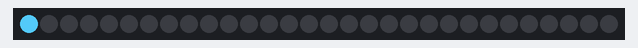
A sketch run on a simulated Arduino Uno, built with avr-gcc and run on an emulated ATmega328P. Shown: 30 RGB LEDs in strip order, left to right. Random numbers use the default seed unless the sketch sets one; what the sketch prints to the serial monitor is not drawn.

Above: at 0.1 s.
At 2.1 s:
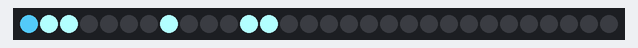
At 11.6 s:
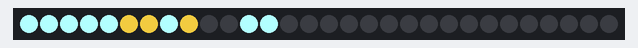
At 15.6 s:
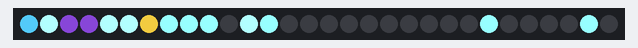
At 21.1 s:
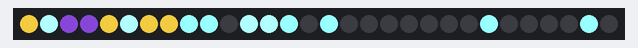
At 34.7 s:
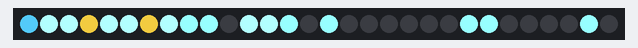

The sketch:

note.ino
```cpp
#include <Adafruit_NeoPixel.h>
#ifdef __AVR__
  #include <avr/power.h>
#endif

#define PIN 7

Adafruit_NeoPixel strip = Adafruit_NeoPixel(30, PIN, NEO_GRB + NEO_KHZ800);

  int note[] = {1,
27,
18,
24,
27,
27,
27,
1,
27,
9,
1,
22,
19,
1,
9,
9,
22,
27,
27,
1,
27,
27,
29,
27,
27,
23,
17,
27,
13,
13,
1,
2,
13,
23,
1,
1,
23,
1,
1,
10,
17,
9,
9,
13,
2,
4,
29,
27,
1,
23,
17,
9,
9,
26,
18,
17,
22,
9,
9,
27,
27,
27,
17,
18,
17,
8,
17,
27,
27,
1,
23,
1,
13,
1,
9,
17,
27,
1,
13,
22,
29,
27,
27,
27,
22,
23,
1,
19,
13,
23,
9,
19,
1,
1,
23,
27,
27,
17,
27,
27,
27,
27,
17,
13,
27,
17,
22,
1,
1,
27,
1,
17,
22,
2,
17,
1,
1,
9,
9,
10,
19,
1,
1,
13,
1,
1,
2,
9,
17,
23,
1,
9,
13,
2,
2,
27,
1,
9,
27,
22,
22,
9,
27,
22,
13,
9,
27,
9,
1,
1,
9,
10,
1,
1,
2,
27,
27,
1,
22,
9,
27,
13,
27,
1,
1,
27,
17,
23,
27,
13,
27,
1,
22,
10,
9,
2,
27,
27,
9,
27,
27,
22,
27,
17,
27,
27,
27,
1,
22,
22,
18,
22,
22,
27,
22,
22,
9,
23,
22,
1,
9,
24,
27,
1,
27,
17,
10,
1,
1,
1,
1,
22,
22,
9,
27,
17,
17,
22,
1,
13,
10,
9,
1,
1,
10,
18,
29,
17,
2,
24,
9,
9,
17,
9,
23,
2,
23,
1,
13,
1,
22,
27,
9,
27,
22,
1,
1,
22,
9,
27,
27,
13,
1,
1,
27,
17,
27,
27,
9,
1,
1,
1,
22,
9,
13,
18,
13,
17,
18,
9,
27,
27,
13,
2,
27,
22,
1,
1,
1,
1,
22,
17,
10,
27,
1,
13,
17,
1,
22,
1,
13,
27,
27,
22,
9,
22,
17,
27,
13,
17,
17,
10,
27,
1,
27,
9,
27,
1,
27,
1,
1,
2,
1,
9,
17,
9,
1,
1,
27,
9,
1,
22,
1,
27,
27,
1,
22,
1,
1,
1,
22,
1,
1,
17,
29,
9,
1,
22,
22,
1,
22,
27,
1,
1,
1,
27,
9,
22,
9,
9,
22,
27,
22,
1,
22,
1,
1,
27,
9,
27,
27,
27,
1,
22,
22,
17,
22,
1,
27,
27,
9,
1,
1,
9,
9,
23,
1,
1,
22,
17,
10,
1,
22,
1,
27,
22,
17,
9,
9,
1,
2,
23,
1,
13,
9,
1,
17,
27,
22,
24,
5,
17,
9,
18,
18,
17,
17,
13,
23,
9,
23,
2,
9,
18,
17,
22,
9,
9,
9,
1,
17,
17,
9,
22,
27,
17,
9,
22,
27,
24,
19,
22,
1,
9,
2,
1,
18,
13,
27,
27,
27,
1,
9,
9,
27,
24,
1,
24,
9,
27,
17,
18,
27,
27,
17,
9,
27,
22,
1,
13,
9,
13,
17,
24,
1,
9,
17,
1,
13,
18,
13,
23,
18,
19,
18,
27,
17,
9,
1,
22,
1,
13,
1,
24,
18,
13,
9,
1,
1,
9,
17,
22,
1,
13,
22,
1,
1,
23,
17,
9};

void setup() {
  Serial.begin(9600);

  strip.begin();
  strip.show();
}

void loop() {
  Serial.println("New loop.");
  noteColor();
}

void noteColor() {
  for(uint16_t i = 0; i < sizeof(note)-1; i++) {
    if (note[i] > 0 && note[i] <= 1) {
        strip.setPixelColor(0, 78, 190, 234);
    } else if (note[i] >1 && note[i] <= 5) {
        strip.setPixelColor(2, 87, 45, 139);
        strip.setPixelColor(3, 87, 45, 139);
    } else if (note[i] >5 && note[i] <= 10) {
        strip.setPixelColor(4, 212, 178, 56);
        strip.setPixelColor(random(0,10), 212, 178, 56);
        strip.setPixelColor(6, 212, 178, 56);
    } else if (note[i] >10 && note[i] <= 15) {
        strip.setPixelColor(7, 151, 255, 255);
        strip.setPixelColor(random(5, 15), 151, 255, 255);
        strip.setPixelColor(9, 151, 255, 255);
        strip.setPixelColor(random(15, 29), 151, 255, 255);
    } else if (note[i] = 22) {
        strip.setPixelColor(11, 178, 255, 255);
        strip.setPixelColor(12, 178, 255, 255);
        strip.setPixelColor(random(0, 8), 178, 255, 255);
    } else if (note[i] = 23) {
        strip.setPixelColor(11, 178, 215, 255);
        strip.setPixelColor(random(3, 17), 178, 215, 255);
        strip.setPixelColor(13, 178, 215, 255);
    } else if (note[i] = 24) {
        strip.setPixelColor(11, 178, 215, 190);
        strip.setPixelColor(12, 178, 215, 190);
        strip.setPixelColor(13, 178, 215, 190);
        strip.setPixelColor(14, 178, 215, 190);
        strip.setPixelColor(random(2, 11), 178, 215, 190);
    } else if (note[i] > 24 && note[i] <= 27) {
        strip.setPixelColor(15, 255, 140, 105);
        strip.setPixelColor(16, 255, 140, 105);
    } else if (note[i] = 28) {
        strip.setPixelColor(17, 145, 44, 238);
        strip.setPixelColor(18, 145, 44, 238);
        strip.setPixelColor(19, 145, 44, 238);
        strip.setPixelColor(random(2, 11), 145, 44, 238);
        strip.setPixelColor(random(0, 2), 145, 44, 238);
        strip.setPixelColor(random(20, 24), 145, 44, 238);
        strip.setPixelColor(random(25, 29), 145, 44, 238);
    } else if (note[i] = 29) {
          strip.setPixelColor(20, 255, 255, 255);
          strip.setPixelColor(21, 255, 255, 255);
          strip.setPixelColor(22, 255, 255, 255);
          strip.setPixelColor(24, 255, 255, 255);
          strip.setPixelColor(25, 255, 255, 255);
          strip.setPixelColor(28, 255, 255, 255);
          strip.setPixelColor(29, 255, 255, 255);
          strip.setPixelColor(random(0,10), 255, 255, 255);
          strip.setPixelColor(random(5,9), 255, 255, 255);
          strip.setPixelColor(random(11,19), 255, 255, 255);
          strip.setPixelColor(random(15,18), 255, 255, 255);
      }
  else {
    //ERROR
  }

  strip.show();
  delay(500);
  } //for loop
}
```
